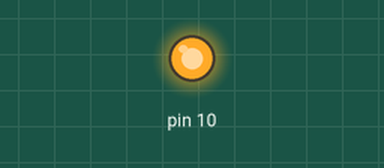
A sketch run on a simulated Arduino Uno, built with avr-gcc and run on an emulated ATmega328P. Shown: output pins drawn as LEDs (lit = HIGH). What the sketch prints to the serial monitor is not drawn.

Above: at 0.1 s.
Timing chart, 0 to 1.6 s (numbered marks = the images above):
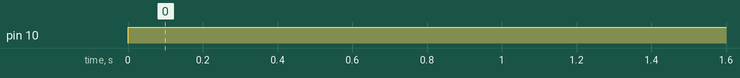

Measured:
- by itself, pin 10: LOW → HIGH at 0.00 s

The sketch:

spi-joystick-test.ino
```cpp
#include<SPI.h>

void setup() {
  // put your setup code here, to run once:
  pinMode(10, OUTPUT);
  SPI.begin();
  Serial.begin(9600);
}

void loop() {
  // put your main code here, to run repeatedly:
  digitalWrite(10, LOW);
  SPI.beginTransaction(SPISettings(100000, MSBFIRST, SPI_MODE0));
  byte outdata[5];
  outdata[0] = SPI.transfer(0xB);
  for(int i=1; i<5; i++) {
    outdata[i] = SPI.transfer(0x0);
  }
  Serial.println();
  for(int i=0; i<5; i++) {
    Serial.print(outdata[i], HEX);
    Serial.print(" ");
  }
  digitalWrite(10, HIGH);
  delay(1500);
}
```
